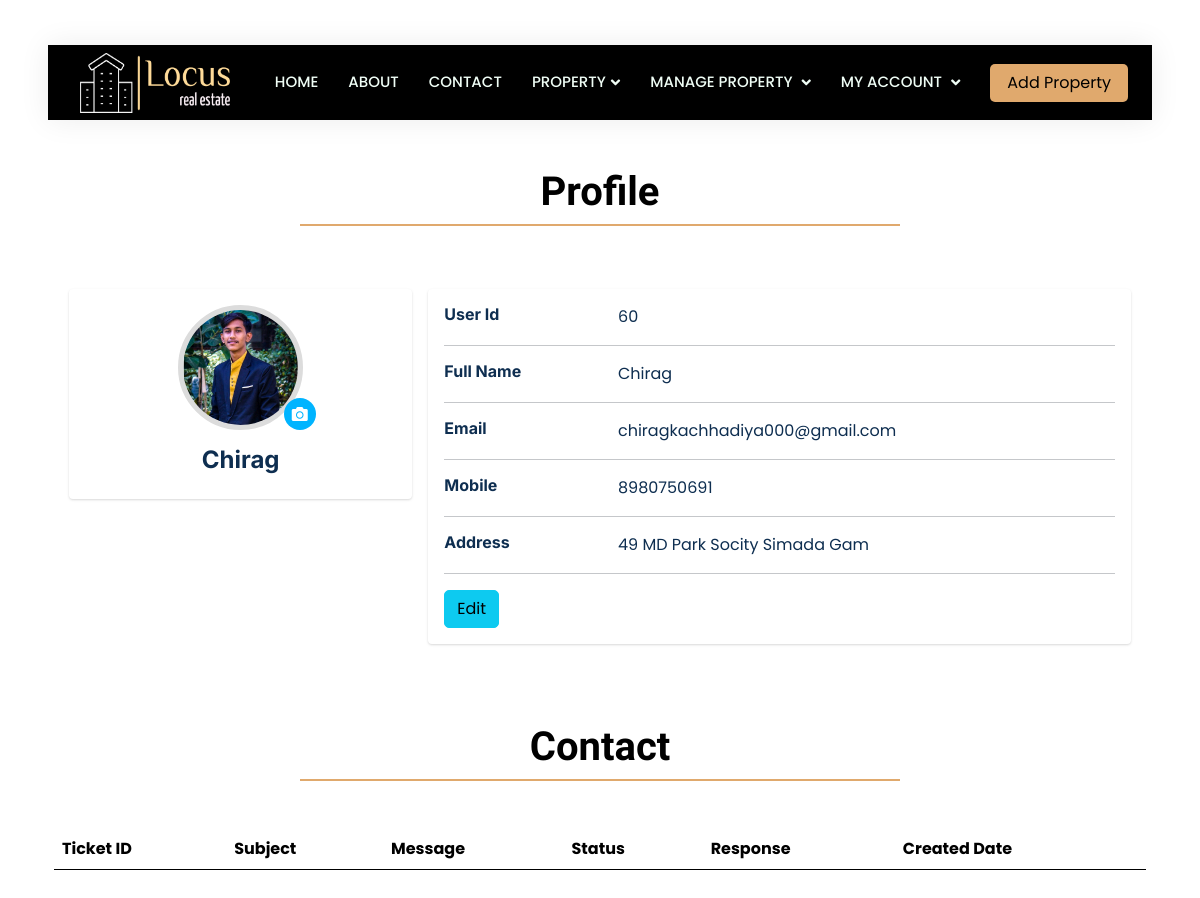
The page /profile.php (signed in) on the database its author committed.
### tables this page shows
CREATE TABLE `user` (
  `uid` int(50) NOT NULL,
  `uname` varchar(250) NOT NULL,
  `mno` varchar(250) NOT NULL,
  `email` varchar(250) NOT NULL,
  `password` varchar(250) NOT NULL,
  `address` varchar(250) NOT NULL,
  `credit` int(250) NOT NULL DEFAULT 3,
  `img` varchar(250) DEFAULT 'user.png',
  `date` date NOT NULL DEFAULT current_timestamp()
);

### profile.php (the view, shortened to what this page needs)
<?php
include('./config/config.php');
$uid = $_SESSION['uid'];
$select_qur = "select * from user where uid='$uid'";
$query = mysqli_query($con, $select_qur);
$data = mysqli_fetch_array($query);
?>
<!DOCTYPE html>
<html lang="en" style="background: white;">
<head>
    <link href="https://cdnjs.cloudflare.com/ajax/libs/font-awesome/5.10.0/css/all.min.css" rel="stylesheet">
    <link href="https://cdn.jsdelivr.net/npm/bootstrap-icons@1.4.1/font/bootstrap-icons.css" rel="stylesheet">
    <link rel="stylesheet" href="//cdn.datatables.net/1.13.4/css/jquery.dataTables.min.css">
    <link rel="stylesheet" href="https://cdnjs.cloudflare.com/ajax/libs/twitter-bootstrap/5.2.0/css/bootstrap.min.css">
    <link rel="stylesheet" href="https://cdn.datatables.net/1.13.4/css/dataTables.bootstrap5.min.css">
    <link href="lib/animate/animate.min.css" rel="stylesheet">
    <link href="lib/owlcarousel/assets/owl.carousel.min.css" rel="stylesheet">
    <link href="css/bootstrap.min.css" rel="stylesheet">
    <link href="css/style.css" rel="stylesheet">
</head>
<body>
    <div class=" bg-white p-0">
        <?php include('../User/include/spinner.php') ?>
        <?php include('../User/include/header.php') ?>
        <div class="container mt-5">
            <div class="text-center mx-auto mb-5 text-black wow fadeInUp" data-wow-delay="0.1s" style="max-width: 600px;">
                <h1 class="mb-3 text-black pb-2" style="border-bottom: 2px solid var(--tan);">Profile</h1>
            </div>
        </div>
        <div class="profile">
            <div class="container">
                <div class="main-body">
                    <div class="row gutters-sm">
                        <div class="col-md-4 mb-3">
                            <div class="card">
                                <div class="card-body">
                                    <div class="d-flex flex-column align-items-center text-center">
                                        <form class="form" id="form" action="" enctype="multipart/form-data" method="post">
                                            <div class="upload">
                                                <img src="img/user/<?php echo $data['img']; ?>" id="image">
                                                <div class="rightRound" id="upload">
                                                    <i class="fa fa-camera"></i>
                                                </div>
                                            </div>
                                        </form>
                                        <div class="mt-3">
                                            <h4><?php echo $data['uname'] ?></h4>
                                        </div>
                                    </div>
                                </div>
                            </div>
                        </div>
                        <div class="col-md-8">
                            <div class="card mb-3">
                                <div class="card-body">
                                    <div class="row">
                                        <div class="col-sm-3">
                                            <h6 class="mb-0">User Id</h6>
                                        </div>
                                        <div class="col-sm-9 text-dark">
                                            <?php echo $data['uid'] ?>
                                        </div>
                                    </div>
                                    <hr>
                                    <div class="row">
                                        <div class="col-sm-3">
                                            <h6 class="mb-0">Full Name</h6>
                                        </div>
                                        <div class="col-sm-9 text-dark">
                                            <?php echo $data['uname'] ?>
                                        </div>
                                    </div>
                                    <hr>
                                    <div class="row">
                                        <div class="col-sm-3">
                                            <h6 class="mb-0">Email</h6>
                                        </div>
                                        <div class="col-sm-9 text-dark">
                                            <?php echo $data['email'] ?>
                                        </div>
                                    </div>
                                    <hr>
                                    <div class="row">
                                        <div class="col-sm-3">
                                            <h6 class="mb-0">Mobile</h6>
                                        </div>
                                        <div class="col-sm-9 text-dark">
                                            <?php echo $data['mno'] ?>
                                        </div>
                                    </div>
                                    <hr>
                                    <div class="row">
                                        <div class="col-sm-3">
                                            <h6 class="mb-0">Address
                                            </h6>
                                        </div>
                                        <div class="col-sm-9 text-dark">
                                            <?php echo $data['address'] ?>
                                        </div>
                                    </div>
                                    <hr>
                                    <div class="row">
                                        <div class="col-sm-12">
                                            <a class="btn btn-info " href="edit_profile.php">Edit
                                            </a>
                                        </div>
                                    </div>
                                </div>
                            </div>
                        </div>
                    </div>
                </div>
            </div>
        </div>
        <div class="container bg-white">
            <div class="container mt-5">
                <div class="text-center mx-auto mb-5 text-black wow fadeInUp" data-wow-delay="0.1s" style="max-width: 600px;">
                    <h1 class="mb-3 text-black pb-2" style="border-bottom: 2px solid var(--tan);">Contact</h1>
                </div>
            </div>
            <div class="col-md-12 my-5">
                <table id="myTable" class="table table-stripe text-black" style="width:100%">
                    <thead>
                        <tr>
                            <th>Ticket ID</th>
                            <th>Subject</th>
                            <th>Message</th>
                            <th>Status</th>
                            <th>Response</th>
                            <th>Created Date</th>
                        </tr>
                    </thead>
                </table>
            </div>
        </div>
    </div>
</body>
</html>

### css/style.css (style rules this page uses)
:root { --primary: #E0A96D; --secondary: #4e4e4e; --light: #EFFDF5; --dark: #0E2E50; --black :#201E20; --beige :#DDC3A5; --tan :#E0A96D; --bgcolor:#ffead32b; }
body { background-color: var(--bgcolor); font-family: "Poppins" , sans-serif; }
h1 , h2 { font-family: 'Abhaya Libre', serif; }
.text-black { color: var(--black); }
.btn { transition: .5s; }
body { margin-top:20px; color: #1a202c; text-align: left; background-color: #e2e8f0; }
.main-body { padding: 15px; }
.card { box-shadow: 0 1px 3px 0 rgba(0,0,0,.1), 0 1px 2px 0 rgba(0,0,0,.06); }
.card { position: relative; display: flex; flex-direction: column; min-width: 0; word-wrap: break-word; background-color: #fff; background-clip: border-box; border: 0 solid rgba(0,0,0,.125); border-radius: .25rem; }
.card-body { flex: 1 1 auto; min-height: 1px; padding: 1rem; }
.gutters-sm { margin-right: -8px; margin-left: -8px; }
.gutters-sm>.col, .gutters-sm>[class*=col-] { padding-right: 8px; padding-left: 8px; }
.mb-3, .my-3 { margin-bottom: 1rem!important; }
* { scrollbar-width: thin; scrollbar-color: #FFFFFF #000000; }

### profile.php (style rules this page uses)
.upload { width: 150px; position: relative; margin: auto; text-align: center; }
.upload img { border-radius: 50%; border: 5px solid #DCDCDC; width: 125px; height: 125px; }
.upload .rightRound { position: absolute; bottom: 0; right: 0; background: #00B4FF; width: 32px; height: 32px; line-height: 33px; text-align: center; border-radius: 50%; overflow: hidden; cursor: pointer; }
.upload .fa { color: white; }

### rows shown on the page
user: img (picture), uname "Chirag", uid "60", email "chiragkachhadiya000@gmail.com", mno "8980750691", address "49 MD Park Socity Simada Gam"
